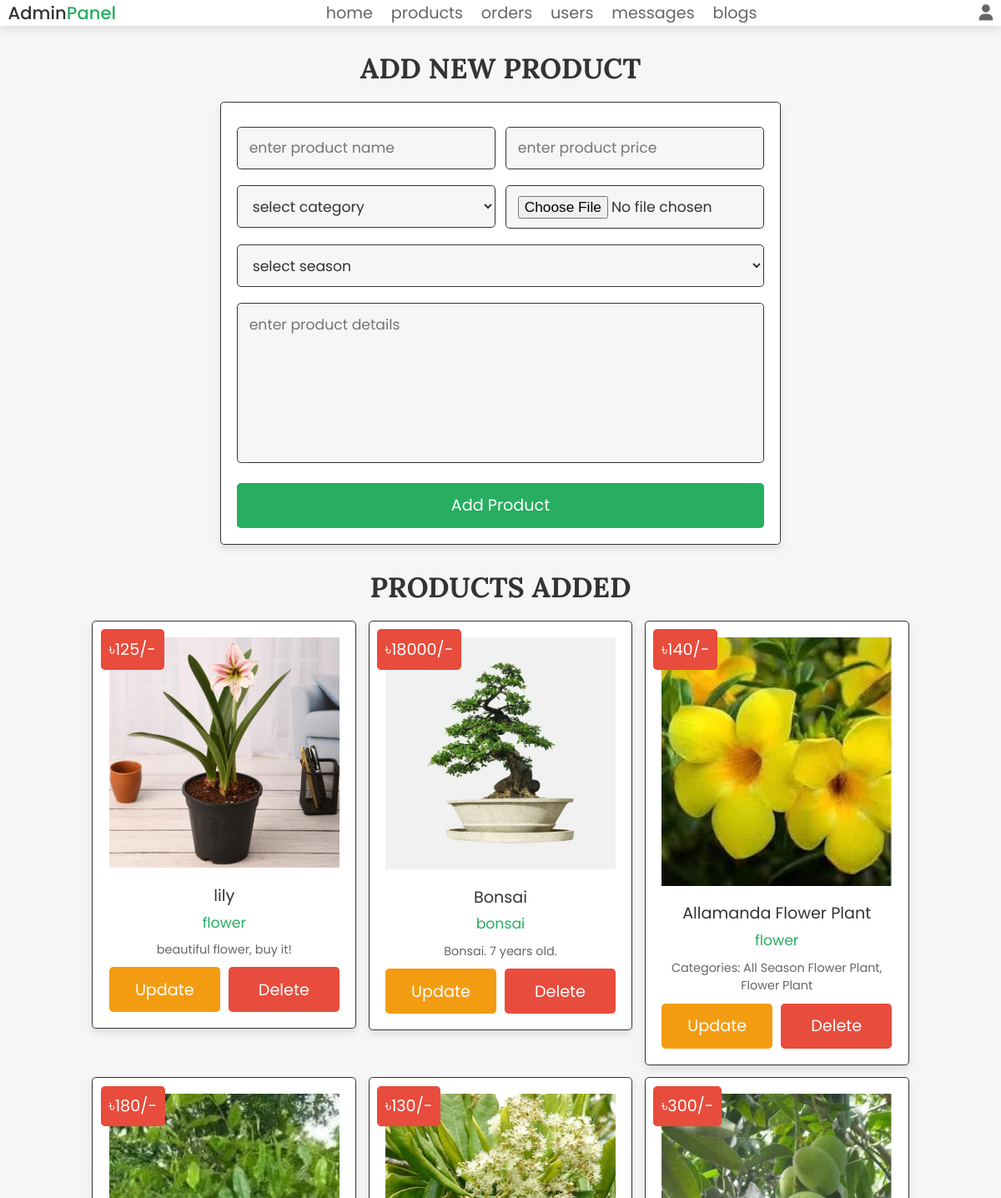
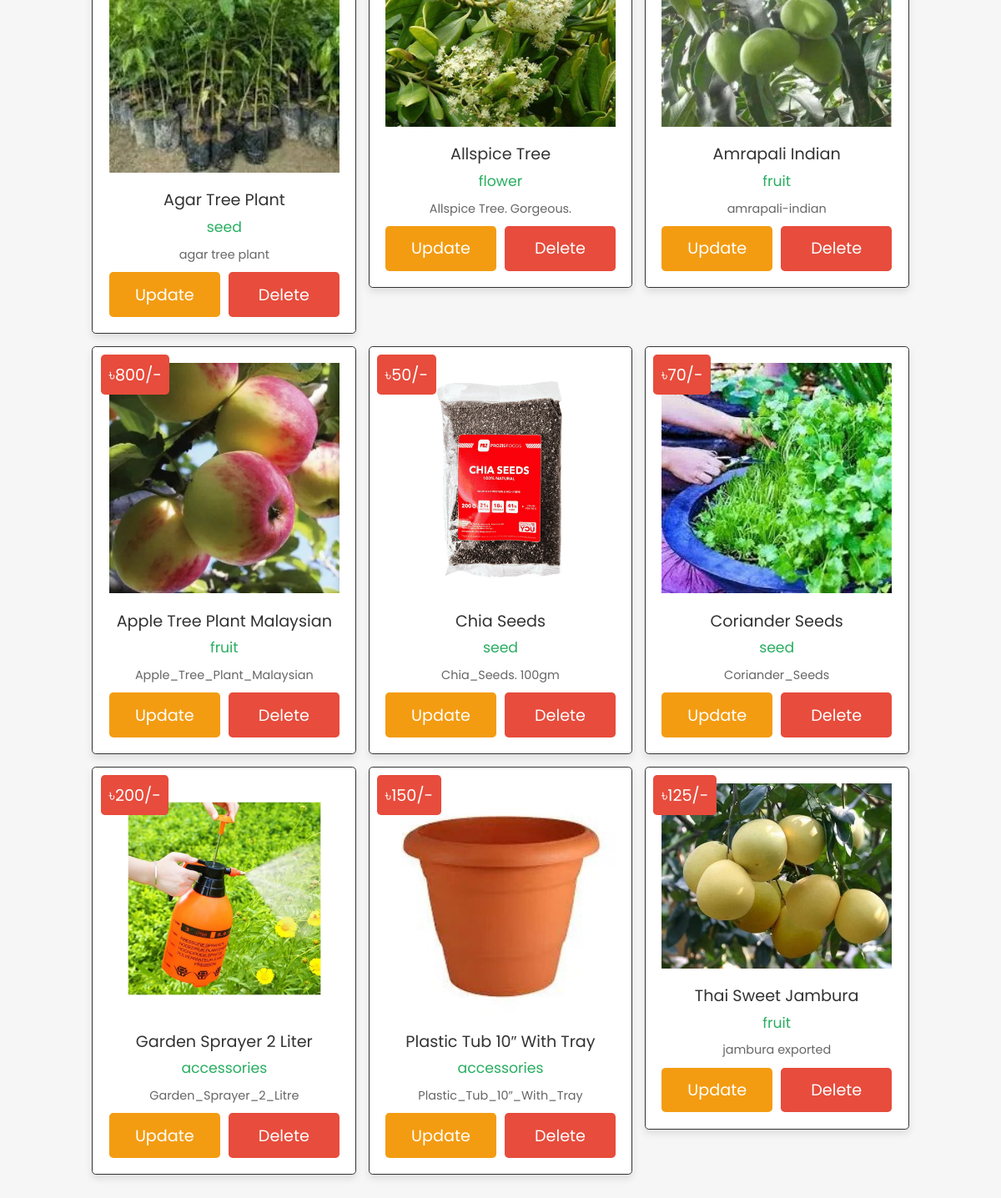
The app's page /admin_products.php (signed in) with its own data (2 pictures, top to bottom).
### tables this page shows
CREATE TABLE `products` (
  `id` int(100) NOT NULL,
  `name` varchar(100) NOT NULL,
  `category` varchar(20) NOT NULL,
  `season` varchar(100) NOT NULL,
  `details` varchar(500) NOT NULL,
  `price` int(100) NOT NULL,
  `image` varchar(100) NOT NULL
);

### admin_products.php (the view, shortened to what this page needs)
<?php
@include 'config.php';
?>
<!DOCTYPE html>
<html lang="en">
<head>
   <link rel="stylesheet" href="https://cdnjs.cloudflare.com/ajax/libs/font-awesome/6.1.1/css/all.min.css">
   <link rel="stylesheet" href="css/admin_style.css">
</head>
<body>
   <?php include 'admin_header.php'; ?>
   <section class="add-products">
      <h1 class="title">add new product</h1>
      <form action="" method="POST" enctype="multipart/form-data">
         <div class="flex">
            <div class="inputBox">
               <input type="text" name="name" class="box" required placeholder="enter product name">
               <select name="category" class="box" required>
                  <option value="" selected disabled>select category</option>
               </select>
            </div>
            <div class="inputBox">
               <input type="number" min="0" name="price" class="box" required placeholder="enter product price">
               <input type="file" name="image" required class="box" accept="image/jpg, image/jpeg, image/png">
            </div>
         </div>
         <select name="season" class="box" >
            <option value="" selected disabled>select season</option>
         </select>
         <textarea name="details" class="box" required placeholder="enter product details" cols="30" rows="10"></textarea>
         <input type="submit" class="btn" value="add product" name="add_product">
      </form>
   </section>
   <section class="show-products">
      <h1 class="title">products added</h1>
      <div class="box-container">
         <?php
         $show_products = $conn->prepare("SELECT * FROM `products`");
         $show_products->execute();
         if ($show_products->rowCount() > 0) {
            while ($fetch_products = $show_products->fetch(PDO::FETCH_ASSOC)) {
         ?>
               <div class="box">
                  <div class="price">৳<?= $fetch_products['price']; ?>/-</div>
                  <img src="uploaded_img/<?= $fetch_products['image']; ?>" alt="">
                  <div class="name"><?= $fetch_products['name']; ?></div>
                  <div class="cat"><?= $fetch_products['category']; ?></div>
                  <div class="details"><?= $fetch_products['details']; ?></div>
                  <div class="flex-btn">
                     <a href="admin_update_product.php?update=<?= $fetch_products['id']; ?>" class="option-btn">update</a>
                     <a href="admin_products.php?delete=<?= $fetch_products['id']; ?>" class="delete-btn" onclick="return confirm('delete this product?');">delete</a>
                  </div>
               </div>
         <?php
            }
         } else {
            echo '<p class="empty">now products added yet!</p>';
         }
         ?>
      </div>
   </section>
</body>
</html>

### admin_header.php (shortened to what this page needs)
<header class="header">
   <div class="flex">
      <a href="admin_page.php" class="logo">Admin<span>Panel</span></a>
      <nav class="navbar">
         <a href="admin_page.php">home</a>
         <a href="admin_products.php">products</a>
         <a href="admin_orders.php">orders</a>
         <a href="admin_users.php">users</a>
         <a href="admin_contacts.php">messages</a>
         <a href="admin_blogs.php">blogs</a>
      </nav>
      <div class="icons">
         <div id="user-btn" class="fas fa-user"></div>
      </div>
   </div>
</header>

### css/admin_style.css (style rules this page uses)
.add-products form { max-width: 70rem; padding: 2rem; margin: 0 auto; text-align: center; border: var(--border); box-shadow: var(--box-shadow); background-color: var(--white); border-radius: .5rem; }
.add-products form .flex { display: flex; justify-content: space-between; flex-wrap: wrap; }
.add-products form .flex .inputBox { width: 49%; }
.add-products form .box { width: 100%; margin: 1rem 0; padding: 1.2rem 1.4rem; font-size: 1.8rem; color: var(--black); border-radius: .5rem; background-color: var(--light-bg); border: var(--border); }
.add-products form textarea { height: 20rem; resize: none; }
.show-products { padding-top: 0; }
.show-products .box-container { display: grid; grid-template-columns: repeat(auto-fit, 33rem); gap: 1.5rem; align-items: flex-start; justify-content: center; }
.show-products .box-container .box { text-align: center; border: var(--border); box-shadow: var(--box-shadow); background-color: var(--white); border-radius: .5rem; padding: 2rem; position: relative; }
.show-products .box-container .box .price { position: absolute; top: 1rem; left: 1rem; padding: 1rem; font-size: 2rem; color: var(--white); background-color: var(--red); border-radius: .5rem; }
.show-products .box-container .box img { width: 100%; margin-bottom: 1rem; }
.show-products .box-container .box .name { margin: .5rem 0; font-size: 2rem; color: var(--black); }
.show-products .box-container .box .cat { font-size: 1.8rem; color: var(--green); }
.show-products .box-container .box .details { padding-top: 1rem; font-size: 1.5rem; line-height: 1.5; color: var(--light-color); }

### css/components.css (style rules this page uses)
:root { --green: #27ae60; --orange: #f39c12; --red: #e74c3c; --black: #333; --light-color: #666; --white: #fff; --light-bg: #f6f6f6; --border: .2rem solid var(--black); --box-shadow: 0 .5rem 1rem rgba(0, 0, 0, .1); --swiper-theme-color: #27ae60 !important; --outline: .1rem solid rgba(0, 0, 0, .1); --outline-hover: .2rem solid var(--black); }
* { font-family: 'Poppins', sans-serif; margin: 0; padding: 0; box-sizing: border-box; outline: none; border: none; text-decoration: none; color: var(--black); }
body { background-color: var(--light-bg); }
html { font-size: 60%; overflow-x: hidden; scroll-behavior: smooth; scroll-padding-top: 6.5rem; }
section { padding: 3rem 2rem; max-width: 1200px; margin: 0 auto; }
.btn, .delete-btn, .option-btn { display: block; width: 100%; margin-top: 1rem; border-radius: .5rem; color: var(--white); font-size: 2rem; padding: 1.3rem 3rem; text-transform: capitalize; cursor: pointer; text-align: center; }
.btn { background-color: var(--green); }
.delete-btn { background-color: var(--red); }
.option-btn { background-color: var(--orange); }
.flex-btn { display: flex; flex-wrap: wrap; gap: 1rem; }
.flex-btn>* { flex: 1; }
.title { text-align: center; margin-bottom: 2rem; text-transform: uppercase; color: var(--black); font-size: 3.5rem; font-family: 'Lora', sans-serif; }
.header { background: var(--white); position: sticky; top: 0; left: 0; right: 0; z-index: 1000; box-shadow: var(--box-shadow); }
.header .flex { display: flex; align-items: center; justify-content: space-between; padding: 0rem 1rem; margin: 0 auto; max-width: 1200px; position: relative; }
.header .flex .logo { font-size: 2.2rem; color: var(--black); display: flex; align-items: center; font-weight: 500; }
.header .flex .logo span { color: var(--green); }
.header .flex .navbar a { margin: 0 1rem; font-size: 2rem; color: var(--light-color); }
.header .flex .icons>* { font-size: 2rem; color: var(--light-color); cursor: pointer; margin-left: 1.5rem; }

### records on screen
products: price "125", image (picture), name "lily", category "flower", details "beautiful flower, buy it!"
products: price "18000", image (picture), name "Bonsai", category "bonsai", details "Bonsai. 7 years old."
products: price "140", image (picture), name "Allamanda Flower Plant", category "flower", details "Categories: All Season Flower Plant, Flower Plant"
products: price "180", image (picture), name "Agar Tree Plant", category "seed", details "agar tree plant"
products: price "130", image (picture), name "Allspice Tree", category "flower", details "Allspice Tree. Gorgeous."
products: price "300", image (picture), name "Amrapali Indian", category "fruit", details "amrapali-indian"
products: price "800", image (picture), name "Apple Tree Plant Malaysian", category "fruit", details "Apple_Tree_Plant_Malaysian"
products: price "50", image (picture), name "Chia Seeds", category "seed", details "Chia_Seeds. 100gm"
products: price "70", image (picture), name "Coriander Seeds", category "seed", details "Coriander_Seeds"
products: price "200", image (picture), name "Garden Sprayer 2 Liter", category "accessories", details "Garden_Sprayer_2_Litre"
products: price "150", shows a picture, name "Plastic Tub 10″ With Tray", category "accessories", details "Plastic_Tub_10″_With_Tray"
products: price "125", image (picture), name "Thai Sweet Jambura", category "fruit", details "jambura exported"
